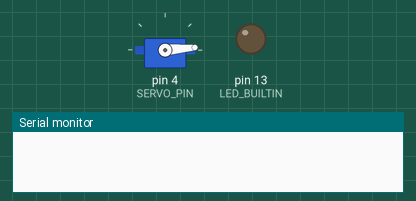
A program run on a simulated Arduino Mega 2560, built with avr-gcc and run on an emulated ATmega2560. Parts: servo, output pins drawn as LEDs (lit = HIGH), the last lines printed to the serial monitor.

Above: at 3.05 s.
At 14.6 s:
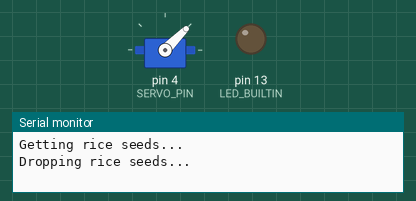
At 15.9 s:
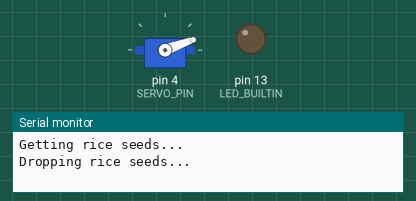
Timing chart, 0 to 20.1 s (numbered marks = the images above):
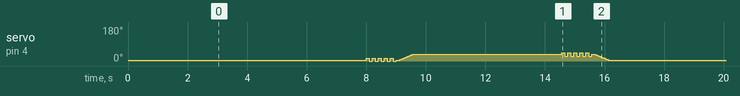

The program:

main.cpp
```cpp
#include <Arduino.h>
#include <Servo.h>
#include "Sonar.h"

#define SERVO_PIN 4
#define SONAR_ECHO_PIN 8
#define SONAR_TRIG_PIN 9

Servo servoDispenser;
Sonar sonar(SONAR_TRIG_PIN, SONAR_ECHO_PIN);

#define drop_rice_seed_angle 5
#define get_rice_seed_angle 35

int currentServoAngle = 0;

#define SHAKE_AMPLITUDE 10
#define SHAKE_COUNT 5
#define SHAKE_DELAY_MS 100

/*@brief Shakes the servo around the given angle to help seeds settle/fall */
void shakeServo(int centerAngle)
{
  for (int i = 0; i < SHAKE_COUNT; i++)
  {
    servoDispenser.write(centerAngle + SHAKE_AMPLITUDE);
    delay(SHAKE_DELAY_MS);
    servoDispenser.write(max(0, centerAngle - SHAKE_AMPLITUDE));
    delay(SHAKE_DELAY_MS);
  }
  servoDispenser.write(centerAngle); // Return to the target angle
  delay(SHAKE_DELAY_MS);
}

/*@brief Opens the servo to the open angle */
void getRiceSeeds()
{
  Serial.println("Getting rice seeds...");
  shakeServo(currentServoAngle); // Shake before pulling
  for (int angle = currentServoAngle; angle <= get_rice_seed_angle; angle++)
  {
    servoDispenser.write(angle);
    delay(15); // Adjust the delay for smoother movement
  }
  currentServoAngle = get_rice_seed_angle;
}

void dropRiceSeeds()
{
  Serial.println("Dropping rice seeds...");
  shakeServo(currentServoAngle); // Shake before pushing
  for (int angle = currentServoAngle; angle >= drop_rice_seed_angle; angle--)
  {
    servoDispenser.write(angle);
    delay(15); // Adjust the delay for smoother movement
  }
  currentServoAngle = drop_rice_seed_angle;
}

void setup()
{
  Serial.begin(9600);
  sonar.begin();
  servoDispenser.attach(SERVO_PIN);
  servoDispenser.write(drop_rice_seed_angle); // Start with the servo in the closed position
  currentServoAngle = drop_rice_seed_angle;

  delay(3000); // Allow time for the servo to reach the initial position
  pinMode(LED_BUILTIN, OUTPUT);
}

void loop()
{
  delay(5000);
  getRiceSeeds();
  delay(5000);
  dropRiceSeeds();

  // Serial.print("Distance: ");
  // float distance = sonar.getMedianDistance();
  // Serial.println(distance);
  // delay(1000);
}
```

Sonar.h
```cpp
#ifndef SONAR_H
#define SONAR_H

#include <Arduino.h>

/**
 * @file Sonar.h
 * @brief Ultrasonic distance sensor (HC-SR04) control class.
 */

/**
 * @class Sonar
 * @brief HC-SR04 Ultrasonic sensor abstraction for distance measurement.
 */
class Sonar
{
private:
    int trigPin;             /**< GPIO pin connected to Trig */
    int echoPin;             /**< GPIO pin connected to Echo */
    unsigned long timeoutUs; /**< Pulse timeout in microseconds */
    int medianFilterSize;    /**< Number of samples for median filter */

    /**
     * @brief Send trigger pulse to start measurement.
     */
    void sendTrigger()
    {
        digitalWrite(trigPin, LOW);
        delayMicroseconds(5);
        digitalWrite(trigPin, HIGH);
        delayMicroseconds(10);
        digitalWrite(trigPin, LOW);
    }

    /**
     * @brief Simple bubble sort for median calculation.
     * @param arr Array of floats
     * @param n Array size
     */
    void sortArray(float arr[], int n)
    {
        for (int i = 0; i < n - 1; i++)
        {
            for (int j = 0; j < n - i - 1; j++)
            {
                if (arr[j] > arr[j + 1])
                {
                    float temp = arr[j];
                    arr[j] = arr[j + 1];
                    arr[j + 1] = temp;
                }
            }
        }
    }

public:
    /**
     * @brief Constructor for Sonar.
     * @param trig GPIO pin connected to Trig
     * @param echo GPIO pin connected to Echo
     * @param medianSize Number of samples for median filter (default: 5)
     */
    Sonar(int trig, int echo, int medianSize = 5)
    {
        trigPin = trig;
        echoPin = echo;
        timeoutUs = 30000;
        medianFilterSize = medianSize;
    }

    /**
     * @brief Initialize sonar pins.
     */
    void begin()
    {
        pinMode(trigPin, OUTPUT);
        pinMode(echoPin, INPUT);
        digitalWrite(trigPin, LOW);
    }

    /**
     * @brief Take a single distance measurement.
     * @return Distance in centimeters, or -1 if error/timeout
     */
    float measureDistance()
    {
        sendTrigger();

        // Measure echo pulse duration in microseconds
        unsigned long duration = pulseIn(echoPin, HIGH, timeoutUs);

        if (duration == 0)
        {
            return -1; // Timeout - no echo received
        }

        // Calculate distance: speed of sound = 343m/s = 0.0343cm/us
        // Distance = (duration * speed) / 2 (round trip)
        float distanceCm = duration * 0.0343 / 2.0;

        // Check for invalid readings (HC-SR04 range is 2cm - 400cm)
        if (distanceCm < 2.0 || distanceCm > 400.0)
        {
            return -1;
        }

        return distanceCm;
    }

    /**
     * @brief Get median-filtered distance reading.
     * @return Filtered distance in centimeters, or -1 if no valid readings
     */
    float getMedianDistance()
    {
        float distances[20]; // Max size allowed by setMedianFilterSize()
        int validReadings = 0;

        // Take multiple readings
        for (int i = 0; i < medianFilterSize; i++)
        {
            float reading = measureDistance();
            if (reading > 0)
            {
                distances[validReadings++] = reading;
            }
            delay(50); // Small delay between readings
        }

        if (validReadings == 0)
        {
            return -1;
        }

        // Sort and get median
        sortArray(distances, validReadings);

        // Return median value
        return distances[validReadings / 2];
    }

    /**
     * @brief Set median filter size.
     * @param size Number of samples for median filter (1-20)
     */
    void setMedianFilterSize(int size)
    {
        if (size >= 1 && size <= 20)
        {
            medianFilterSize = size;
        }
    }

    /**
     * @brief Set timeout for pulse reading.
     * @param timeout Timeout in microseconds
     */
    void setTimeout(unsigned long timeout)
    {
        timeoutUs = timeout;
    }
};

#endif
```

Measured:
- by itself, servo on pin 4 (SERVO_PIN): moves between 0° and 45°, repeating every 13.1 s
